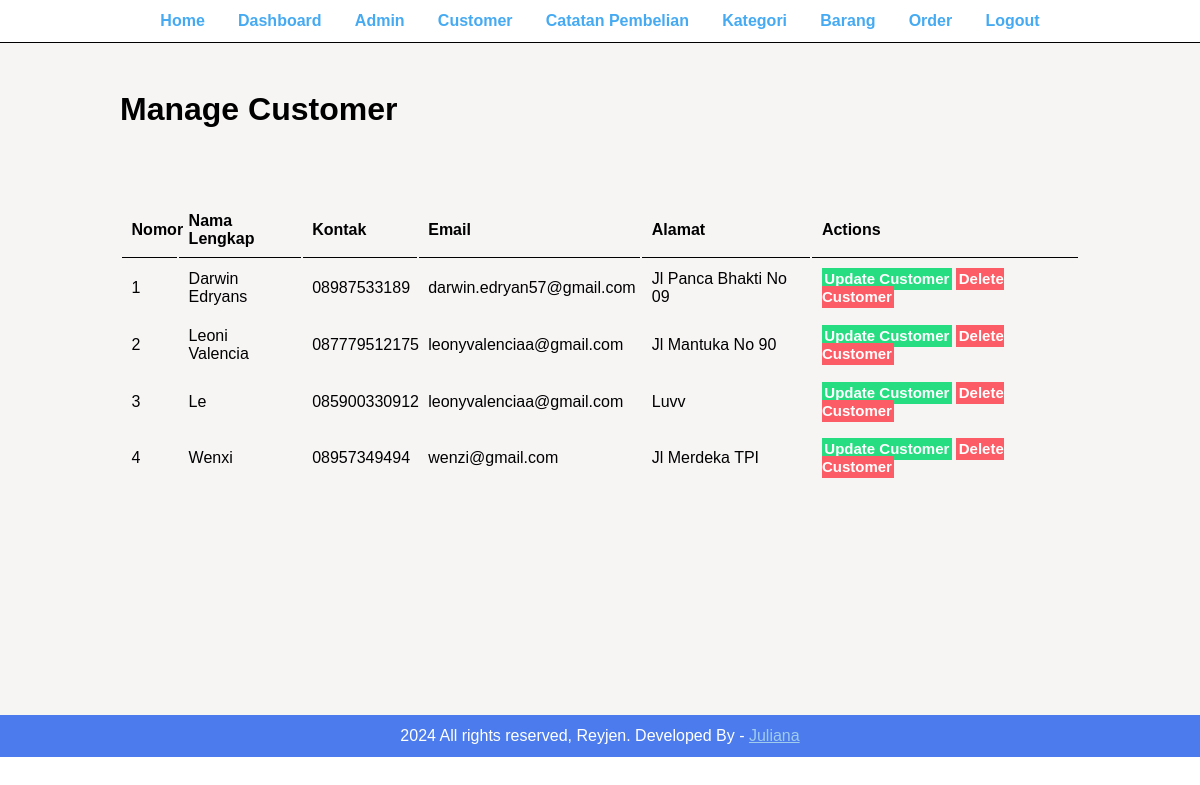
The app's page /Program/admin/manage-customer.php (signed in) with its own data.
### tables this page shows
CREATE TABLE `tbl_customer` (
  `id` int(10) NOT NULL,
  `customer_name` varchar(150) NOT NULL,
  `customer_contact` varchar(20) NOT NULL,
  `customer_email` varchar(150) NOT NULL,
  `customer_address` varchar(255) NOT NULL
);

### Program/admin/manage-customer.php (the view, shortened to what this page needs)
<?php include('partial/menu.php') ?>
        <div class="main-content">
            <div class="wrapper">
                <h1>Manage Customer</h1><br>
                ?><br><br>
                <br>
                <table class="tbl-full">
                    <tr>
                        <th>Nomor</th>
                        <th>Nama Lengkap</th>
                        <th>Kontak</th>
                        <th>Email</th>
                        <th>Alamat</th>
                        <th>Actions</th>
                    </tr>
                    <?php
                        $sql = "SELECT * FROM tbl_customer";
                        $res = mysqli_query($conn, $sql);
                        $number = 1;
                        if($res == TRUE){
                            $count = mysqli_num_rows($res);
                            if($count>0){
                                while($rows=mysqli_fetch_assoc($res)){
                                    $id=$rows['id'];
                                    $customer_name=$rows['customer_name'];
                                    $customer_contact=$rows['customer_contact'];
                                    $customer_email=$rows['customer_email'];
                                    $customer_address=$rows['customer_address'];
                                    ?>
                                    <tr>
                                        <td><?php echo $number++ ?></td>
                                        <td><?php echo $customer_name; ?></td>
                                        <td><?php echo $customer_contact; ?></td>
                                        <td><?php echo $customer_email; ?></td>
                                        <td><?php echo $customer_address; ?></td>
                                        <td>
                                            <a href="<?php echo SITEURL; ?>admin/update-customer.php?id=<?php echo $id; ?>" class="btn-secondary">Update Customer</a>
                                            <a href="<?php echo SITEURL; ?>admin/delete-customer.php?id=<?php echo $id; ?>" class="btn-danger">Delete Customer</a>
                                        </td>
                                    </tr>
                                    <?php
                                }
                            }
                            else{
                            }
                        }
                    ?>
                </table>
            </div>
        </div>
<?php include('partial/footer.php') ?>

### Program/css/admin.css (style rules this page uses)
* { margin: 0 0; padding: 0 0; font-family: Arial, Helvetica, sans-serif; }
.wrapper { padding:1%; width:80%; margin:0 auto; }
.tbl-full { width: 100%; }
table tr th { border-bottom:1px solid black; padding : 1%; text-align: left; }
table tr td { padding : 1%; }
.btn-secondary { background-color: #26de81; padding:1%; color:white; text-decoration:none; font-weight: bold; font-size:15px; }
.btn-danger { background-color: #fc5c65; padding:1%; color:white; text-decoration:none; font-weight: bold; font-size:15px; }
.main-content { background-color: #f7f4f4; padding:3% 0; height: auto; min-height: 75% }

### records on screen
tbl_customer: customer_name "Darwin Edryans", customer_contact "08987533189", customer_email "darwin.edryan57@gmail.com", customer_address "Jl Panca Bhakti No 09"
tbl_customer: customer_name "Leoni Valencia", customer_contact "087779512175", customer_email "leonyvalenciaa@gmail.com", customer_address "Jl Mantuka No 90"
tbl_customer: customer_name "Le", customer_contact "085900330912", customer_email "leonyvalenciaa@gmail.com", customer_address "Luvv"
tbl_customer: customer_name "Wenxi", customer_contact "08957349494", customer_email "wenzi@gmail.com", customer_address "Jl Merdeka TPI"
